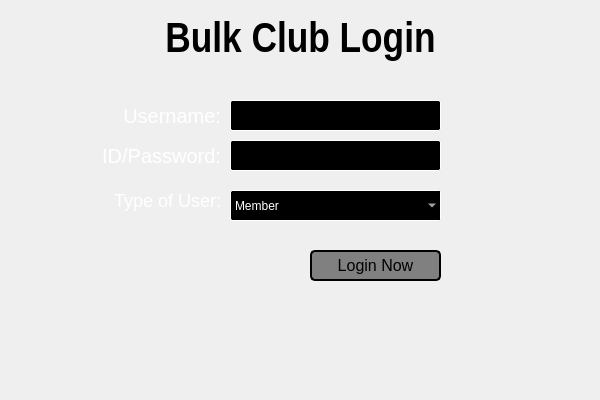
<?xml version="1.0" encoding="UTF-8"?>
<ui version="4.0">
 <class>LoginWindow</class>
 <widget class="QWidget" name="LoginWindow">
  <property name="geometry">
   <rect>
    <x>0</x>
    <y>0</y>
    <width>600</width>
    <height>400</height>
   </rect>
  </property>
  <property name="windowTitle">
   <string>Form</string>
  </property>
  <widget class="QLabel" name="header_label">
   <property name="geometry">
    <rect>
     <x>0</x>
     <y>10</y>
     <width>601</width>
     <height>61</height>
    </rect>
   </property>
   <property name="font">
    <font>
     <family>Arial Narrow</family>
     <pointsize>32</pointsize>
     <bold>true</bold>
    </font>
   </property>
   <property name="styleSheet">
    <string notr="true">QLabel#header_label {
	font-family: Arial Narrow;
	color: black;
	font-weight: bold;
}</string>
   </property>
   <property name="text">
    <string>Bulk Club Login</string>
   </property>
   <property name="alignment">
    <set>Qt::AlignCenter</set>
   </property>
  </widget>
  <widget class="QLabel" name="username_label">
   <property name="geometry">
    <rect>
     <x>120</x>
     <y>100</y>
     <width>101</width>
     <height>31</height>
    </rect>
   </property>
   <property name="styleSheet">
    <string notr="true">QLabel#username_label {
	font-size: 20px;
	color: white;
}</string>
   </property>
   <property name="text">
    <string>Username:</string>
   </property>
   <property name="alignment">
    <set>Qt::AlignRight|Qt::AlignTrailing|Qt::AlignVCenter</set>
   </property>
  </widget>
  <widget class="QLineEdit" name="password_textbox">
   <property name="geometry">
    <rect>
     <x>230</x>
     <y>140</y>
     <width>211</width>
     <height>31</height>
    </rect>
   </property>
   <property name="focusPolicy">
    <enum>Qt::ClickFocus</enum>
   </property>
   <property name="styleSheet">
    <string notr="true">QLineEdit#password_textbox {
	color: white;
	background: black;
	font-family: arial;
	font-siz	e: 16px;
	border:1px solid #ffffff;
	border-radius: 2px;
}

QLineEdit#password_textbox:hover {
	background: #191b1c;
	border: 2px solid white;
}</string>
   </property>
   <property name="inputMask">
    <string/>
   </property>
   <property name="echoMode">
    <enum>QLineEdit::Password</enum>
   </property>
  </widget>
  <widget class="QLabel" name="password_label">
   <property name="geometry">
    <rect>
     <x>100</x>
     <y>140</y>
     <width>121</width>
     <height>31</height>
    </rect>
   </property>
   <property name="styleSheet">
    <string notr="true">QLabel#password_label {
	color: white;
	font-size: 20px;
}</string>
   </property>
   <property name="text">
    <string>ID/Password:</string>
   </property>
   <property name="alignment">
    <set>Qt::AlignRight|Qt::AlignTrailing|Qt::AlignVCenter</set>
   </property>
  </widget>
  <widget class="QLabel" name="user_type_label">
   <property name="geometry">
    <rect>
     <x>110</x>
     <y>190</y>
     <width>111</width>
     <height>21</height>
    </rect>
   </property>
   <property name="styleSheet">
    <string notr="true">QLabel#user_type_label {
	font-size: 18px;
	color: white;
}</string>
   </property>
   <property name="text">
    <string>Type of User:</string>
   </property>
   <property name="alignment">
    <set>Qt::AlignRight|Qt::AlignTrailing|Qt::AlignVCenter</set>
   </property>
  </widget>
  <widget class="QPushButton" name="login_button">
   <property name="geometry">
    <rect>
     <x>310</x>
     <y>250</y>
     <width>131</width>
     <height>31</height>
    </rect>
   </property>
   <property name="focusPolicy">
    <enum>Qt::ClickFocus</enum>
   </property>
   <property name="styleSheet">
    <string notr="true">QPushButton#login_button{
	background: gray;
	color: black;
	font-size: 16px;
	border:2px solid #000000;
	border-radius: 5px;
}

QPushButton#login_button:hover{
	background: #b2b9bf;
}</string>
   </property>
   <property name="text">
    <string>Login Now</string>
   </property>
  </widget>
  <widget class="QLineEdit" name="username_textbox">
   <property name="geometry">
    <rect>
     <x>230</x>
     <y>100</y>
     <width>211</width>
     <height>31</height>
    </rect>
   </property>
   <property name="focusPolicy">
    <enum>Qt::ClickFocus</enum>
   </property>
   <property name="styleSheet">
    <string notr="true">QLineEdit#username_textbox {
	color: white;
	background: black;
	font-family: arial;
	font-siz	e: 16px;
	border:1px solid #ffffff;
	border-radius: 2px;
}

QLineEdit#username_textbox:hover {
	background: #191b1c;
	border: 2px solid white;
}</string>
   </property>
  </widget>
  <widget class="QComboBox" name="user_type_combo">
   <property name="geometry">
    <rect>
     <x>230</x>
     <y>190</y>
     <width>211</width>
     <height>31</height>
    </rect>
   </property>
   <property name="focusPolicy">
    <enum>Qt::ClickFocus</enum>
   </property>
   <property name="styleSheet">
    <string notr="true">QComboBox#user_type_combo{
	color: white;
	font-family: arial;
	background: pale;
	border:1px solid #ffffff;
	border-radius: 2px;
}

QComboBox#user_type_combo:hover {
	background: #191b1c;
	border: 2px solid white;
}</string>
   </property>
   <item>
    <property name="text">
     <string>Member</string>
    </property>
   </item>
   <item>
    <property name="text">
     <string>Administrator</string>
    </property>
   </item>
   <item>
    <property name="text">
     <string>Store Manager</string>
    </property>
   </item>
  </widget>
 </widget>
 <resources/>
 <connections/>
</ui>
